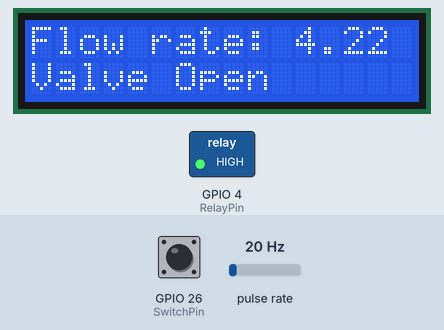
Bench run of a sketch on a simulated ESP32. Parts: 16×2 character LCD, switched loads named in the sketch (green lamp = pin HIGH). Wiring (inferred from the names in the program): pulse sensor: data GPIO 27. The test bench sets the inputs (shaded band); at power-on: GPIO 26 (SwitchPin) HIGH, pulse rate 20 Hz.

Above: at 1.6 s.
1.7 s: GPIO 26 (SwitchPin) pulled LOW for 1 s
At 2.8 s:
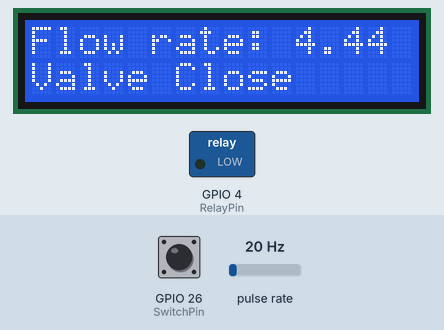
4.5 s: pulse rate (sensor on GPIO 27) set to 100 Hz
At 7.2 s:
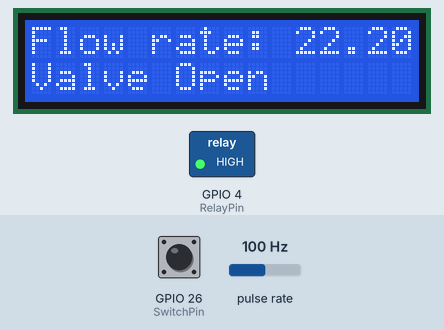
7.5 s: pulse rate (sensor on GPIO 27) set to 4 Hz
At 9.6 s:
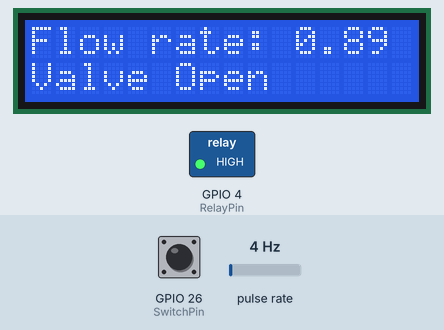
10.5 s: GPIO 26 (SwitchPin) pulled LOW for 1 s
At 11.8 s:
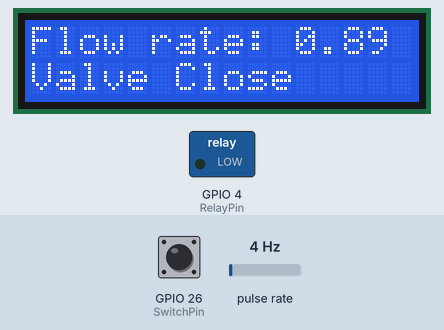
13.5 s: pulse rate (sensor on GPIO 27) set to 150 Hz
At 14.8 s:
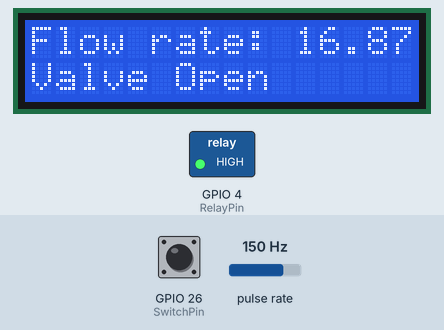
Timing chart, 0 to 16.5 s (numbered marks = the images above; inputs shaded):
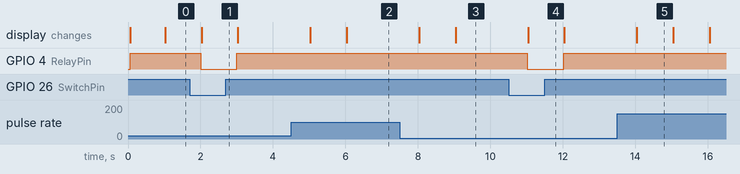

Measured:
- after the input at 1.7 s, GPIO 4 (RelayPin): HIGH → LOW after 0.31 s, → HIGH 1.0 s later; the display: changes after 0.33 s (image 1)
- after the input at 4.5 s, the display: first changes after 0.53 s (image 2 shows a later state)
- after the input at 7.5 s, the display: first changes after 0.54 s (image 3 shows a later state)
- after the input at 10.5 s, GPIO 4 (RelayPin): HIGH → LOW after 0.52 s, → HIGH 1.0 s later; the display: changes after 0.54 s (image 4)
- after the input at 13.5 s, the display: changes after 0.54 s (image 5)
- what the display in image 5 shows lasts 1.0 s, from 14.0 s to 15.0 s

The sketch:

raif_waterflow.ino
```cpp
#include <LiquidCrystal_I2C.h>
#define RelayPin 4
#define SENSOR  27
#define Relay_On LOW
#define Relay_Off HIGH
#define flowsensor 27
#define SwitchPin 26

long currentMillis = 0;
long previousMillis = 0;
int interval = 1000;
float calibrationFactor = 4.5;
volatile byte pulseCount;
byte pulse1Sec = 0;
float flowRate;
unsigned int flowMilliLitres;
int lcdColumns = 16;
int lcdRows = 2;
char digitalSwitch;

LiquidCrystal_I2C lcd(0x27, lcdColumns, lcdRows);

void IRAM_ATTR pulseCounter()
{
  pulseCount++;
}

void setup()
{
  Serial.begin(115200);

  lcd.init();
  lcd.backlight();
  pinMode(SENSOR, INPUT_PULLUP);
  pinMode(RelayPin, OUTPUT);
  pinMode(SwitchPin, INPUT);

  pulseCount = 0;
  flowRate = 0.0;
  flowMilliLitres = 0;
  previousMillis = 0;

  digitalWrite (RelayPin , Relay_Off);
  attachInterrupt (digitalPinToInterrupt(SENSOR), pulseCounter, FALLING);
}

void loop()
{
  currentMillis = millis();
  if (currentMillis - previousMillis > interval) {

    pulse1Sec = pulseCount;
    pulseCount = 0;

    flowRate = ((1000.0 / (millis() - previousMillis)) * pulse1Sec) / calibrationFactor;
    previousMillis = millis();

    flowMilliLitres = (flowRate / 60) * 1000;

    digitalSwitch = Serial.read();

    int switchStatus = digitalRead(SwitchPin);
    if (switchStatus == LOW)
    {
      lcd.clear();
      digitalWrite (RelayPin , Relay_On);
      lcd.setCursor (0, 0);
      lcd.print ("Flow rate: ");
      lcd.print (float (flowRate));
      lcd.setCursor (0,1);
      lcd.print("Valve Close");
    }
    else if (switchStatus == HIGH)
    {
      lcd.clear();
      digitalWrite (RelayPin , Relay_Off);
      lcd.setCursor (0, 0);
      lcd.print ("Flow rate: ");
      lcd.print (float (flowRate));
      lcd.setCursor (0,1);
      lcd.print("Valve Open");
    }
  }
}
```
